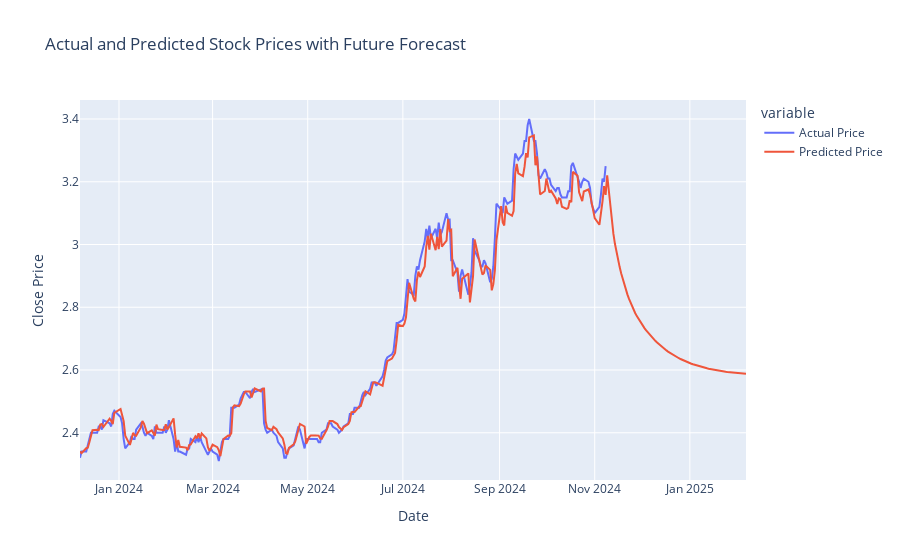

Notebook source saved alongside this figure:
### Code cell
# Create future dates starting from the last date in the dataset
last_date = pd.to_datetime(df.index[-1])
future_dates = [last_date + pd.Timedelta(days=i) for i in range(1, 91)]

# Combine historical and future predictions
future_df = pd.DataFrame({
    'Date': future_dates,
    'Predicted Price': future_predictions.flatten()
})
combined_df = pd.concat([validation_df[['Date', 'Actual Price', 'Predicted Price']], future_df], ignore_index=True)

# Plot combined predictions using plotly.express
fig = px.line(combined_df, x='Date', y=['Actual Price', 'Predicted Price'], title='Actual and Predicted Stock Prices with Future Forecast')
fig.update_layout(xaxis_title='Date', yaxis_title='Close Price')
fig.show()

### Figure 1 — Plotly figure (JSON) as saved in the notebook; plotly's stock layout.template omitted (floating-point values rounded to 4 significant figures; data arrays with more than 128 entries replaced by an {"elided": "..."} marker saying what was removed)
{"data": [{"hovertemplate": "variable=Actual Price<br>Date=%{x}<br>value=%{y}<extra></extra>", "legendgroup": "Actual Price", "line": {"color": "#636efa", "dash": "solid"}, "marker": {"symbol": "circle"}, "mode": "lines", "name": "Actual Price", "orientation": "v", "showlegend": true, "type": "scatter", "x": {"elided": "322 str values"}, "xaxis": "x", "y": {"elided": "322 float values"}, "yaxis": "y"}, {"hovertemplate": "variable=Predicted Price<br>Date=%{x}<br>value=%{y}<extra></extra>", "legendgroup": "Predicted Price", "line": {"color": "#EF553B", "dash": "solid"}, "marker": {"symbol": "circle"}, "mode": "lines", "name": "Predicted Price", "orientation": "v", "showlegend": true, "type": "scatter", "x": {"elided": "322 str values"}, "xaxis": "x", "y": {"elided": "322 float values"}, "yaxis": "y"}], "layout": {"legend": {"title": {"text": "variable"}, "tracegroupgap": 0}, "title": {"text": "Actual and Predicted Stock Prices with Future Forecast"}, "xaxis": {"anchor": "y", "domain": [0, 1], "title": {"text": "Date"}}, "yaxis": {"anchor": "x", "domain": [0, 1], "title": {"text": "Close Price"}}}}
